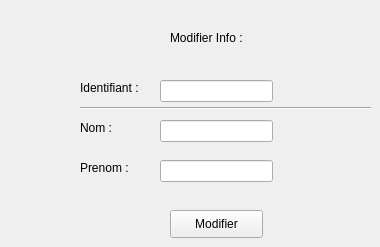
      <widget class="QWidget" name="tab_13">
       <attribute name="title">
        <string>Modifier</string>
       </attribute>
       <widget class="QPushButton" name="modifierPartenaire">
        <property name="geometry">
         <rect>
          <x>170</x>
          <y>210</y>
          <width>93</width>
          <height>28</height>
         </rect>
        </property>
        <property name="text">
         <string>Modifier</string>
        </property>
       </widget>
       <widget class="QLabel" name="label_15">
        <property name="geometry">
         <rect>
          <x>170</x>
          <y>30</y>
          <width>101</width>
          <height>16</height>
         </rect>
        </property>
        <property name="text">
         <string>Modifier Info :</string>
        </property>
       </widget>
       <widget class="Line" name="line">
        <property name="geometry">
         <rect>
          <x>80</x>
          <y>100</y>
          <width>291</width>
          <height>16</height>
         </rect>
        </property>
        <property name="orientation">
         <enum>Qt::Horizontal</enum>
        </property>
       </widget>
       <widget class="QLabel" name="label_19">
        <property name="geometry">
         <rect>
          <x>80</x>
          <y>160</y>
          <width>55</width>
          <height>16</height>
         </rect>
        </property>
        <property name="text">
         <string>Prenom :</string>
        </property>
       </widget>
       <widget class="QLineEdit" name="idPartenairemdoif">
        <property name="geometry">
         <rect>
          <x>160</x>
          <y>80</y>
          <width>113</width>
          <height>22</height>
         </rect>
        </property>
       </widget>
       <widget class="QLabel" name="label_20">
        <property name="geometry">
         <rect>
          <x>80</x>
          <y>120</y>
          <width>55</width>
          <height>16</height>
         </rect>
        </property>
        <property name="text">
         <string>Nom :</string>
        </property>
       </widget>
       <widget class="QLineEdit" name="prenomPartenairemodif">
        <property name="geometry">
         <rect>
          <x>160</x>
          <y>160</y>
          <width>113</width>
          <height>22</height>
         </rect>
        </property>
       </widget>
       <widget class="QLabel" name="label_21">
        <property name="geometry">
         <rect>
          <x>80</x>
          <y>80</y>
          <width>71</width>
          <height>16</height>
         </rect>
        </property>
        <property name="text">
         <string>Identifiant :</string>
        </property>
       </widget>
       <widget class="QLineEdit" name="nomPartenairemodif">
        <property name="geometry">
         <rect>
          <x>160</x>
          <y>120</y>
          <width>113</width>
          <height>22</height>
         </rect>
        </property>
       </widget>
      </widget>
